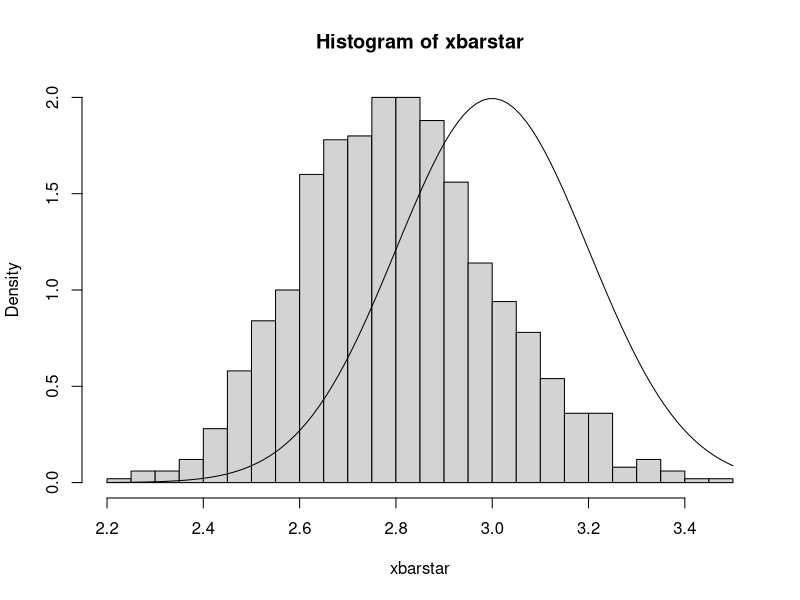

Reproduce this figure in R. (Note: this script raises an error after producing the figure.)
## ---- chunk 1
srs <- rnorm(25, mean = 3)
resamps <- replicate(1000, sample(srs, 25, TRUE), simplify = FALSE)
xbarstar <- sapply(resamps, mean, simplify = TRUE)
## ---- chunk 2
hist(xbarstar, breaks = 40, prob = TRUE)
curve(dnorm(x, 3, 0.2), add = TRUE) # overlay true normal density
## ---- chunk 3
mean(xbarstar)
mean(srs)
mean(xbarstar) - mean(srs)
## ---- chunk 4
sd(xbarstar)
## ---- chunk 5
resamps <- replicate(1000, sample(rivers, 141, TRUE), simplify = FALSE)
medstar <- sapply(resamps, median, simplify = TRUE)
sd(medstar)
## ---- chunk 6
median(rivers)
mean(medstar)
mean(medstar) - median(rivers)
## ---- chunk 7
mean_fun <- function(x, indices) mean(x[indices])
boot(data = srs, statistic = mean_fun, R = 1000)
## ---- chunk 8
median_fun <- function(x, indices) median(x[indices])
boot(data = rivers, statistic = median_fun, R = 1000)
## ---- chunk 9
btsamps <- replicate(2000, sample(stack.loss, 21, TRUE), simplify = FALSE)
thetast <- sapply(btsamps, median, simplify = TRUE)
mean(thetast)
median(stack.loss)
quantile(thetast, c(0.025, 0.975))
## ---- chunk 10
med_fun <- function(x, ind) median(x[ind])
med_boot <- boot(stack.loss, med_fun, R = 2000)
boot.ci(med_boot, type = c("perc", "norm", "bca"))
## ---- chunk 11
oneway_test(len ~ supp, data = ToothGrowth)
## ---- chunk 12
t.test(len ~ supp, data = ToothGrowth, 
       alt = "greater", var.equal = TRUE)
## ---- chunk 13
A <- show(oneway_test(len ~ supp, data = ToothGrowth))
B <- t.test(len ~ supp, data = ToothGrowth, alt = "greater", var.equal = TRUE)
